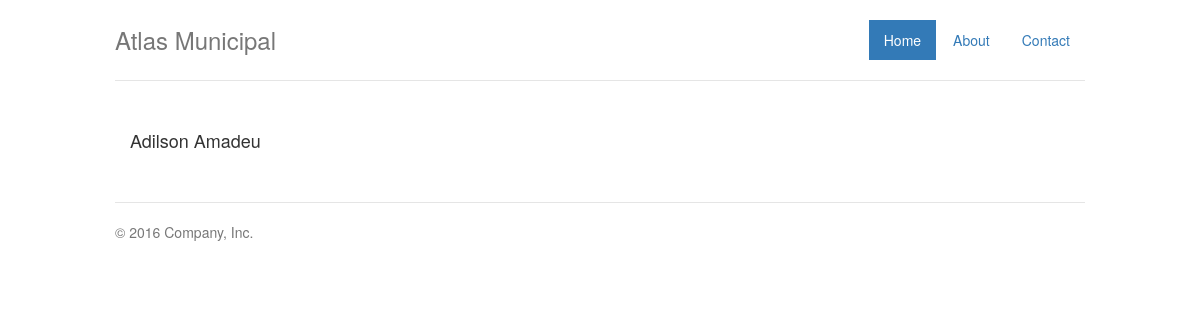
Page /vereador/adilson-amadeu on the earlier database version.
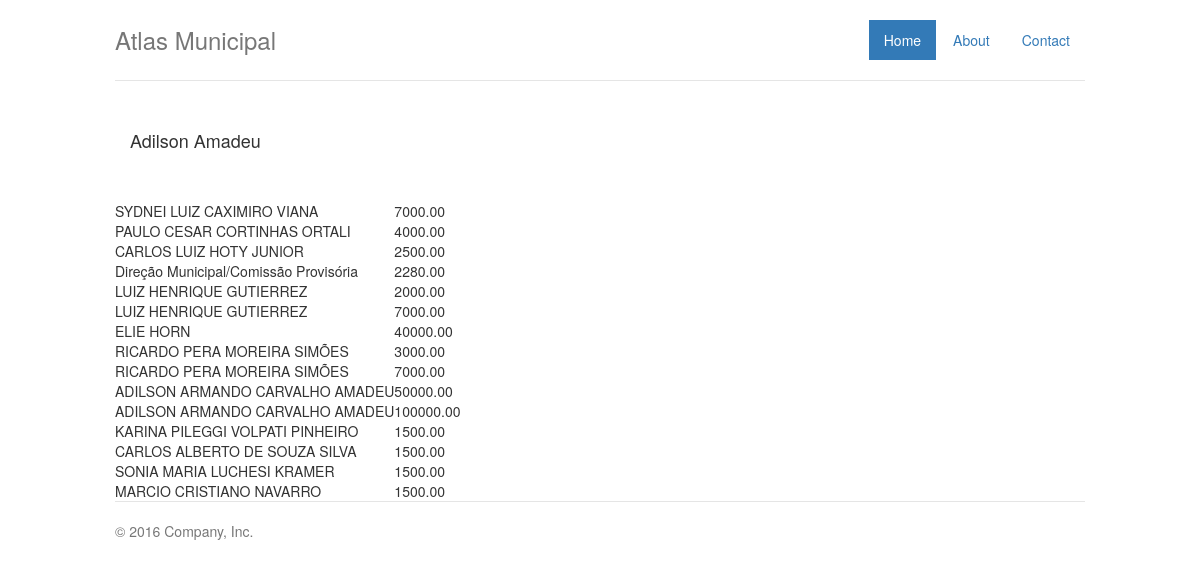
Same page on the later database version.
### councilman/models.py (models this page shows, shortened)
class Councilman(models.Model):
    name = models.CharField('Name', max_length=150)
    page_link = models.CharField('Page Link', max_length=100)
    phone_number = models.CharField('Phone Number', max_length=20)
    email = models.CharField('E-mail', max_length=150)
    address = models.CharField('Address', max_length=255)
    floor = models.CharField('Floor', max_length=10)
    room = models.CharField('Room', max_length=10)
    biography = models.TextField('Biography')
    party = models.CharField('Party', max_length=10)
    picture = models.CharField('Picture', max_length=255)
    slug = models.CharField('Name', max_length=150, default=None, null=True)
    sequential_id = models.IntegerField('Sequential Id')

class Donation(models.Model):
    councilman = models.ForeignKey(Councilman)
    sequential_id = models.IntegerField('Sequential Id', null=True)
    state = models.CharField('State', max_length=50)
    candidate = models.CharField('Candidate', max_length=150)
    donor = models.CharField('Donor', max_length=255)
    donor_tax_name = models.CharField('Donor Tax Name', max_length=255)
    economic_sector = models.CharField('Economic Sector', max_length=100)
    value = models.DecimalField('Value', max_digits=19, decimal_places=2)
    type = models.CharField('Type', max_length=150)
    description = models.CharField('Description', max_length=255)

### councilman/views.py (the view)
# urls.py: url(r'^vereador/(?P<slug>[\w-]+)$', views.detail, name='councilman'),
def detail(request, slug):
    data = {
        'councilman': get_object_or_404(Councilman, slug=slug)
    }
    return render(request, 'detail.html', data)

### councilman/templates/detail.html
{% extends "base.html" %}
{% block body %}
<div class="row marketing">
    <div class="col-lg-12">
        <h4>{{ councilman.name }}</h4>
    </div>
</div>
<div class="row">
    <div class="col-lg-12">
        <table>
            {% for donation in councilman.donation_set.all %}
            <tr>
                <td>{{ donation.donor }}</td>
                <td>{{ donation.value }}</td>
            </tr>
            {% endfor %}
        </table>
    </div>
</div>
{% endblock %}

### councilman/templates/base.html (shortened to what this page needs)
{% load staticfiles %}
<!DOCTYPE html>
<html lang="en">
  <head>
    <link href="{% static "css/bootstrap.min.css" %}" rel="stylesheet">
    <link href="{% static "css/jumbotron-narrow.css" %}" rel="stylesheet">
  </head>
  <body>
    <div class="container">
      <div class="header clearfix">
        <nav>
          <ul class="nav nav-pills pull-right">
            <li role="presentation" class="active"><a href="#">Home</a></li>
            <li role="presentation"><a href="#">About</a></li>
            <li role="presentation"><a href="#">Contact</a></li>
          </ul>
        </nav>
        <h3 class="text-muted">Atlas Municipal</h3>
      </div>
      {% block body %}
      {% endblock %}
      <footer class="footer">
        <p>&copy; 2016 Company, Inc.</p>
      </footer>
    </div>
  </body>
</html>

### static/css/jumbotron-narrow.css (style rules this page uses)
body { padding-top: 20px; padding-bottom: 20px; }
.header, .marketing, .footer { padding-right: 15px; padding-left: 15px; }
.header { padding-bottom: 20px; border-bottom: 1px solid #e5e5e5; }
.header h3 { margin-top: 0; margin-bottom: 0; line-height: 40px; }
.footer { padding-top: 19px; color: #777; border-top: 1px solid #e5e5e5; }
@media (min-width: 768px) { .container { max-width: 1000px; } }
.marketing { margin: 40px 0; }
@media screen and (min-width: 768px) { .header, .marketing, .footer { padding-right: 0; padding-left: 0; } }
@media screen and (min-width: 768px) { .header { margin-bottom: 30px; } }

### councilman/templates/base.html (style rules this page uses)
* { border-radius: 0px !important; }

Differences in the rows shown:
added Donation: donor "SYDNEI LUIZ CAXIMIRO VIANA", value "7000.00"
added Donation: donor "PAULO CESAR CORTINHAS ORTALI", value "4000.00"
added Donation: donor "CARLOS LUIZ HOTY JUNIOR", value "2500.00"
added Donation: donor "Direção Municipal/Comissão Provisória", value "2280.00"
added Donation: donor "LUIZ HENRIQUE GUTIERREZ", value "2000.00"
added Donation: donor "LUIZ HENRIQUE GUTIERREZ", value "7000.00"
added Donation: donor "ELIE HORN", value "40000.00"
added Donation: donor "RICARDO PERA MOREIRA SIMÕES", value "3000.00"
added Donation: donor "RICARDO PERA MOREIRA SIMÕES", value "7000.00"
added Donation: donor "ADILSON ARMANDO CARVALHO AMADEU", value "50000.00"
added Donation: donor "ADILSON ARMANDO CARVALHO AMADEU", value "100000.00"
added Donation: donor "KARINA PILEGGI VOLPATI PINHEIRO", value "1500.00"
added Donation: donor "CARLOS ALBERTO DE SOUZA SILVA", value "1500.00"
added Donation: donor "SONIA MARIA LUCHESI KRAMER", value "1500.00"
added Donation: donor "MARCIO CRISTIANO NAVARRO", value "1500.00"
